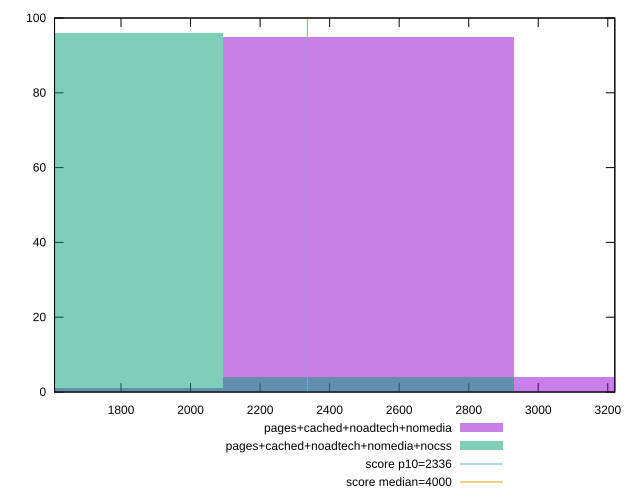

The script that saved this image:
reset

$pagesCachedNoadtechNomedia <<EOF
3349.8172663886694 4
2512.362949791502 95
1674.9086331943347 1
EOF

$pagesCachedNoadtechNomediaNocss <<EOF
2512.362949791502 4
1674.9086331943347 96
EOF

set key outside below
set boxwidth 837.4543165971673
set xrange [1608.796:3220.2049999999995]
set yrange [0:100]
set trange [0:100]
set style fill transparent solid 0.5 noborder

set parametric
set terminal svg size 640, 500 enhanced background rgb 'white'
set output "report_00013_2021-02-09T12-04-24.940Z/first-meaningful-paint/comparison/histogram/3_vs_4.svg"

plot $pagesCachedNoadtechNomedia title "pages+cached+noadtech+nomedia" with boxes, \
     $pagesCachedNoadtechNomediaNocss title "pages+cached+noadtech+nomedia+nocss" with boxes, \
     2336,t title "score p10=2336", \
     4000,t title "score median=4000"

reset
